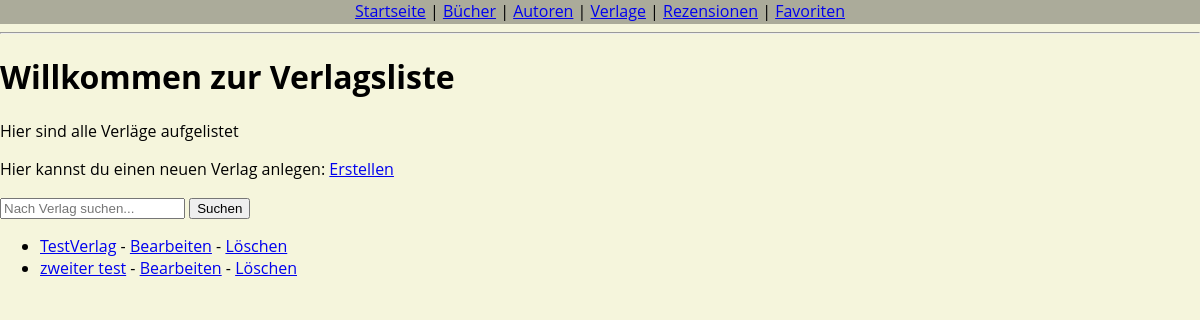
The app's page /publishers/, older data.
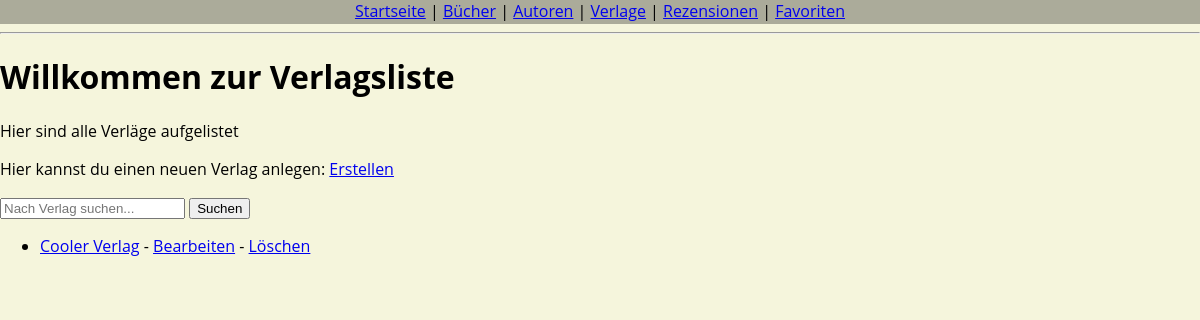
The same page, newer data.
### library/models.py (models this page shows, shortened)
class Publisher(models.Model):
    Name = models.CharField(max_length=200)
    Gründungsjahr = models.PositiveIntegerField(null=True, blank=True)
    Sitz = models.CharField(max_length=200, blank=True)
    Beschreibung = models.TextField(blank=True)

### library/views.py (the view)
# urls.py: path("publishers/", views.PublisherListView.as_view(), name="publisher_list"),
class PublisherListView(ListView):
    model = Publisher
    template_name = "library/publisher/publisher_list.html"
    context_object_name = "publishers"
    def get_queryset(self):
        queryset = super().get_queryset()
        search_query = self.request.GET.get("q")
        if search_query:
            queryset = queryset.filter(Name__icontains=search_query)
        return queryset

### library/templates/library/publisher/publisher_list.html
{% extends "library/base.html" %}
{% block content %}
  <h1>Willkommen zur Verlagsliste</h1>
  <p>Hier sind alle Verläge aufgelistet</p>
  <p>
    Hier kannst du einen neuen Verlag anlegen:
    <a href="{% url 'publisher_create' %}">Erstellen</a>
  </p>
  <form method="get" action="{% url 'publisher_list' %}">
    <input type="text" name="q" placeholder="Nach Verlag suchen..." value="{{ request.GET.q }}">
    <button type="submit">Suchen</button>
  </form>
  <ul>
    {% for p in publishers %}
      <li>
        <a href="{% url 'publisher_detail' p.pk %}">{{ p.Name }}</a>
        - <a href="{% url 'publisher_update' p.pk %}">Bearbeiten</a>
        - <a href="{% url 'publisher_delete' p.pk %}">Löschen</a>
      </li>
    {% empty %}
      <li>Noch keine Verlage vorhanden.</li>
    {% endfor %}
    </ul>
{% endblock %}

Row changes from the older to the newer data that the page shows:
removed Publisher: Name "TestVerlag"
removed Publisher: Name "zweiter test"
added Publisher: Name "Cooler Verlag"
